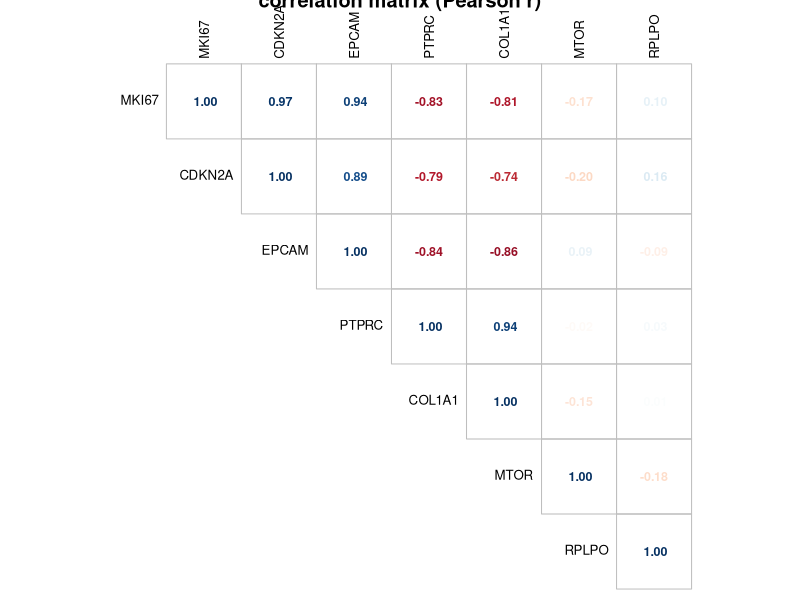

Reproduce this figure in R.
png("corr_matrix.png", width = 900, height = 600)

# 7 genes measured in the same 12 spots
genes <- rbind(
  MKI67  = c(58, 62, 51, 47, 20, 14, 12,  9,  5,  4,  3,  6),
  CDKN2A = c(30, 34, 20, 26, 15,  6,  9,  4,  2,  5,  2,  3),
  EPCAM  = c(44, 30, 40, 25, 20, 12, 14,  6,  4,  3,  5,  2),
  PTPRC  = c( 8, 25, 10,  5, 30, 42, 36, 28, 60, 66, 58, 44),
  COL1A1 = c(12, 25, 10, 20, 30, 35, 25, 32, 45, 50, 48, 30),
  MTOR   = c(20, 10, 30, 15, 25, 12, 35, 18, 22, 14, 28, 16),
  RPLPO  = c(100, 102, 98, 101, 99, 100, 101, 99, 102, 98, 100, 101)
)

r <- cor(t(genes))

library(corrplot)
corrplot(r, method = "number", type = "upper",
         main = "correlation matrix (Pearson r)", tl.col = "black",
         cl.pos = "n", tl.cex = 0.8, number.cex = 0.75)

dev.off()
